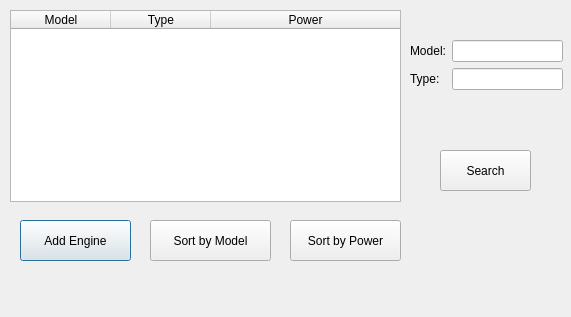
<?xml version="1.0" encoding="UTF-8"?>
<ui version="4.0">
 <class>DialogEngine</class>
 <widget class="QDialog" name="DialogEngine">
  <property name="geometry">
   <rect>
    <x>0</x>
    <y>0</y>
    <width>571</width>
    <height>317</height>
   </rect>
  </property>
  <property name="windowTitle">
   <string>Dialog</string>
  </property>
  <property name="styleSheet">
   <string notr="true"/>
  </property>
  <widget class="QTableWidget" name="tableWidget_engine">
   <property name="geometry">
    <rect>
     <x>10</x>
     <y>10</y>
     <width>391</width>
     <height>192</height>
    </rect>
   </property>
   <attribute name="horizontalHeaderStretchLastSection">
    <bool>true</bool>
   </attribute>
   <column>
    <property name="text">
     <string>Model</string>
    </property>
   </column>
   <column>
    <property name="text">
     <string>Type</string>
    </property>
   </column>
   <column>
    <property name="text">
     <string>Power</string>
    </property>
   </column>
  </widget>
  <widget class="QPushButton" name="pushButton_add">
   <property name="geometry">
    <rect>
     <x>20</x>
     <y>220</y>
     <width>111</width>
     <height>41</height>
    </rect>
   </property>
   <property name="text">
    <string>Add Engine</string>
   </property>
  </widget>
  <widget class="QPushButton" name="pushButton_search">
   <property name="geometry">
    <rect>
     <x>440</x>
     <y>150</y>
     <width>91</width>
     <height>41</height>
    </rect>
   </property>
   <property name="text">
    <string>Search</string>
   </property>
  </widget>
  <widget class="QPushButton" name="pushButton_sort_model">
   <property name="geometry">
    <rect>
     <x>150</x>
     <y>220</y>
     <width>121</width>
     <height>41</height>
    </rect>
   </property>
   <property name="text">
    <string>Sort by Model</string>
   </property>
  </widget>
  <widget class="QPushButton" name="pushButton_sort_power">
   <property name="geometry">
    <rect>
     <x>290</x>
     <y>220</y>
     <width>111</width>
     <height>41</height>
    </rect>
   </property>
   <property name="text">
    <string>Sort by Power</string>
   </property>
  </widget>
  <widget class="QWidget" name="layoutWidget">
   <property name="geometry">
    <rect>
     <x>410</x>
     <y>40</y>
     <width>153</width>
     <height>78</height>
    </rect>
   </property>
   <layout class="QFormLayout" name="formLayout">
    <item row="0" column="1">
     <widget class="QLineEdit" name="lineEdit_model"/>
    </item>
    <item row="1" column="0">
     <widget class="QLabel" name="label_2">
      <property name="text">
       <string>Type:</string>
      </property>
     </widget>
    </item>
    <item row="1" column="1">
     <widget class="QLineEdit" name="lineEdit_type"/>
    </item>
    <item row="0" column="0">
     <widget class="QLabel" name="label">
      <property name="text">
       <string>Model:</string>
      </property>
     </widget>
    </item>
   </layout>
  </widget>
 </widget>
 <resources/>
 <connections/>
</ui>
